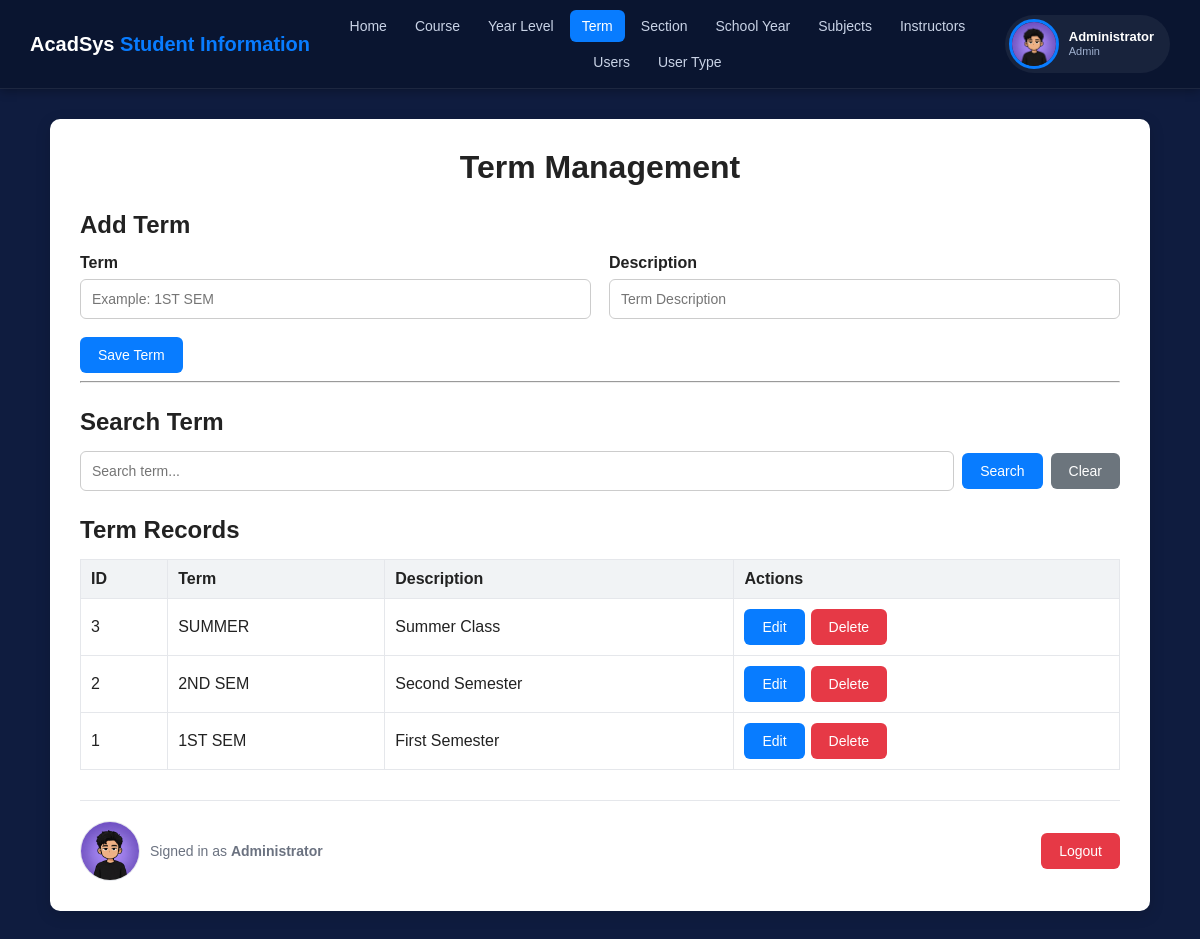
Screenshot of /term.php (signed in) with the database file from the repository.
### tables this page shows
CREATE TABLE `tbl_term` (
  `ID` int(11) NOT NULL,
  `TERM` varchar(30) NOT NULL,
  `DESCRIPTION` varchar(100) NOT NULL
);

### term.php (the view, shortened to what this page needs)
<?php
include "db.php";
$search = trim($_GET['search'] ?? "");
if ($search != "") {
    $keyword = "%" . $search . "%";
    $stmt = $conn->prepare("SELECT * FROM tbl_term WHERE TERM LIKE ? OR DESCRIPTION LIKE ? ORDER BY ID DESC");
    $stmt->bind_param("ss", $keyword, $keyword);
    $stmt->execute();
    $result = $stmt->get_result();
} else {
    $result = $conn->query("SELECT * FROM tbl_term ORDER BY ID DESC");
}
$editData = null;
?>
<!DOCTYPE html>
<html>
<head>
    <link rel="stylesheet" href="style.css">
</head>
<body>
<?php include "topnav.php"; ?>
<div class="page-wrap">
<div class="container">
    <h1>Term Management</h1>
    <h2><?php echo $editData ? "Update Term" : "Add Term"; ?></h2>
    <form method="POST">
        <div class="form-grid">
            <div class="form-group">
                <label>Term</label>
                <input type="text" name="term" placeholder="Example: 1ST SEM"
                    value="<?php echo htmlspecialchars($editData['TERM'] ?? ''); ?>" required>
            </div>
            <div class="form-group">
                <label>Description</label>
                <input type="text" name="description" placeholder="Term Description"
                    value="<?php echo htmlspecialchars($editData['DESCRIPTION'] ?? ''); ?>" required>
            </div>
            <div class="full actions">
                <?php if ($editData): ?>
                    <button type="submit" name="update">Update Term</button>
                    <a href="term.php" class="btn btn-secondary">Cancel</a>
                <?php else: ?>
                    <button type="submit" name="save">Save Term</button>
                <?php endif; ?>
            </div>
        </div>
    </form>
    <hr>
    <h2>Search Term</h2>
    <form method="GET" class="search-box">
        <input type="text" name="search" placeholder="Search term..." value="<?php echo htmlspecialchars($search); ?>">
        <button type="submit">Search</button>
        <a href="term.php" class="btn btn-secondary">Clear</a>
    </form>
    <h2>Term Records</h2>
    <table>
        <tr>
            <th>ID</th>
            <th>Term</th>
            <th>Description</th>
            <th>Actions</th>
        </tr>
        <?php while ($row = $result->fetch_assoc()): ?>
        <tr>
            <td><?php echo $row['ID']; ?></td>
            <td><?php echo htmlspecialchars($row['TERM']); ?></td>
            <td><?php echo htmlspecialchars($row['DESCRIPTION']); ?></td>
            <td>
                <div class="actions">
                    <a href="term.php?edit=<?php echo $row['ID']; ?>" class="btn">Edit</a>
                    <form method="POST" onsubmit="return confirm('Delete this term?');">
                        <button type="submit" name="delete" class="btn-danger">Delete</button>
                    </form>
                </div>
            </td>
        </tr>
        <?php endwhile; ?>
    </table>
    <?php include "bottom_bar.php"; ?>
</div>
</div>
</body>
</html>

### style.css (style rules this page uses)
:root { --bg: #0f1c3f; --bg-navbar: #0a1530; --accent: #087cff; --accent-dark: #0665d1; --white: #ffffff; --text: #222; --muted: #6b7280; --border: #e5e7eb; --danger: #e63946; --secondary: #6c757d; }
* { box-sizing: border-box; }
body { margin: 0; font-family: Arial, sans-serif; background: var(--bg); color: var(--text); }
.page-wrap { padding: 30px; }
.container { max-width: 1100px; margin: 0 auto; background: var(--white); padding: 30px; border-radius: 10px; box-shadow: 0 4px 15px rgba(0, 0, 0, 0.15); }
h1 { text-align: center; margin-top: 0; margin-bottom: 25px; }
h2 { color: #222; margin-top: 25px; margin-bottom: 15px; }
.form-grid { display: grid; grid-template-columns: repeat(2, 1fr); gap: 18px; }
.form-group { display: flex; flex-direction: column; }
.full { grid-column: span 2; }
label { font-weight: bold; margin-bottom: 7px; }
input, select { width: 100%; padding: 11px; border: 1px solid #ccc; border-radius: 6px; font-size: 14px; background: white; }
button, .btn { border: none; background: var(--accent); color: white; padding: 10px 18px; border-radius: 6px; cursor: pointer; font-size: 14px; text-decoration: none; display: inline-block; }
.btn-danger, .delete { background: var(--danger) !important; }
.btn-secondary, .btn-cancel { background: var(--secondary); color: white; }
.actions { display: flex; align-items: center; gap: 6px; flex-wrap: wrap; }
.actions form { display: inline; margin: 0; }
.search-box { display: flex; gap: 8px; align-items: center; }
.search-box input { flex: 1; }
table { width: 100%; border-collapse: collapse; margin-top: 15px; }
th { background: #f1f3f5; text-align: left; font-weight: bold; }
th, td { border: 1px solid var(--border); padding: 10px; vertical-align: middle; }

### rows the page displays
tbl_term: ID "3", TERM "SUMMER", DESCRIPTION "Summer Class"
tbl_term: ID "2", TERM "2ND SEM", DESCRIPTION "Second Semester"
tbl_term: ID "1", TERM "1ST SEM", DESCRIPTION "First Semester"

### other values shown
$label "Home Course Year Level Term Section School Year Subjects Instructors Users User Type"
$_SESSION['fullname'] "Administrator"
$navUserType "Admin"
